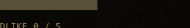
#> input picture scripts/_postfix_div2.png, 190 x 28 px
$ python -i split-ledger-icons.py   (imports and definitions only)
#> lines starting #> are read from the running program, lines starting #| are printed output that depends on the picture
#> further down, picture is the input picture: PIL image 190x28 RGB; mean R, G, B 25.5, 23.2, 15
#!/usr/bin/env python3
"""Split Crime Ledger achievement icon grids into individual PNGs."""

from __future__ import annotations

import shutil
import sys
from pathlib import Path

from PIL import Image

ROOT = Path(__file__).resolve().parents[1]
CURSOR_ASSETS = Path(
    r"C:\Users\jarro\.cursor\projects\c-Projects-gang-wars-GangWars\assets"
)
LEDGER = ROOT / "assets" / "ledger"
OUT_DIR = LEDGER / "icons"
TARGET = 136
BLACK_THRESHOLD = 18
GUTTER_TRIM = 4

GENERAL_SRC = LEDGER / "general-icons-source.png"
RARE_SRC = LEDGER / "rare-icons-source.png"
SUPER_SRC = LEDGER / "super-rare-icons-source.png"
GODLIKE_SRC = LEDGER / "godlike-icons-source.png"

FALLBACK = {
    GENERAL_SRC: "*33cbb924*",
    RARE_SRC: "*82dc5d70*",
    SUPER_SRC: "*543f3824*",
    GODLIKE_SRC: "*84f462ff*",
}

GENERAL_IDS = [
    "made_man", "debt_survivor", "first_million", "connected", "bootlegger",
    "smoke_merchant", "the_collector", "high_roller", "diamond_hands", "empire_builder",
    "king_of_docks", "smooth_operator", "market_maven", "survivor",
]

RARE_IDS = [
    "luciano", "rumrow", "midnight", "ellington", "armstrong",
    "schultz", "lansky", "capone", "rothstein", "madden",
]

SUPER_IDS = [
    "lindbergh", "mauretania", "dempsey", "kkrevue", "ziegfeld",
    "hollywood", "wales", "wallst", "ruth", "walker",
]

GODLIKE_IDS = [
    "in_town", "interest", "move", "celebration", "history", "golden",
]


# [9 lines left out: function resolve_source, not called in this run]


def black_to_alpha(img: Image.Image) -> Image.Image:
    rgba = img.convert("RGBA")
    px = rgba.load()
    w, h = rgba.size
#> w = 190; h = 28
    for y in range(h):
        for x in range(w):
            r, g, b, _a = px[x, y]
            if r <= BLACK_THRESHOLD and g <= BLACK_THRESHOLD and b <= BLACK_THRESHOLD:
                px[x, y] = (0, 0, 0, 0)
    return rgba


def trim_to_content(img: Image.Image) -> Image.Image:
    rgba = black_to_alpha(img)
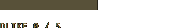
#> rgba: PIL image 190x28 RGBA; mean R, G, B, A 18.1, 16.6, 11.6, 53.6; transparent parts drawn white
    bbox = rgba.getbbox()
#> bbox = (0, 0, 98, 28)
    return rgba.crop(bbox) if bbox else rgba
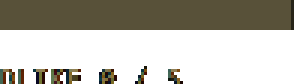
#> returned value: PIL image 98x28 RGBA (shown 3 times larger); mean R, G, B, A 35.1, 32.2, 22.4, 104; transparent parts drawn white


def fit_square(img: Image.Image, size: int = TARGET, margin: float = 0.06) -> Image.Image:
    """Trim empty margins, then scale artwork to fill the export square."""
    trimmed = trim_to_content(img)
    w, h = trimmed.size
#> w = 98; h = 28
    inner = size * (1 - 2 * margin)
    scale = min(inner / w, inner / h)
#> scale = 1.22
    nw = max(1, round(w * scale))
#> nw = 120
    nh = max(1, round(h * scale))
#> nh = 34
    resized = trimmed.resize((nw, nh), Image.Resampling.LANCZOS)
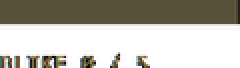
#> resized: PIL image 120x34 RGBA (shown 2 times larger); mean R, G, B, A 43.9, 39.9, 28.4, 104.2; transparent parts drawn white
    out = Image.new("RGBA", (size, size), (0, 0, 0, 0))
#> out: PIL image 136x136 RGBA; every value is 0
    out.paste(resized, ((size - nw) // 2, (size - nh) // 2), resized)
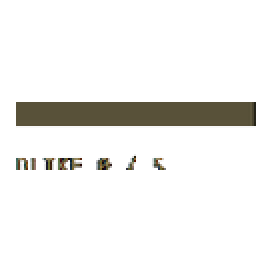
#> out: PIL image 136x136 RGBA (shown 2 times larger); mean R, G, B, A 7.8, 7.2, 5, 22.3; transparent parts drawn white
    return out


# [81 lines left out: functions trim_crop, split_grid, make_locked_icon, main, not called in this run]


# [2 lines not run here, left out]

>>> from PIL import Image
>>> picture = Image.open('_postfix_div2.png')
>>> result = fit_square(picture)
